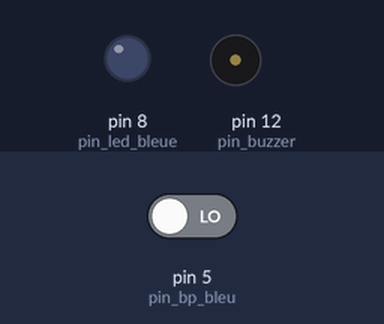
The sketch below on a simulated Arduino Uno, built with avr-gcc and run on an emulated ATmega328P. Parts: output pins drawn as LEDs (lit = HIGH), buzzer (waves = sounding). Dashed ring = blinking. The inputs (shaded band) are chosen by the test bench; at power-on: pin 5 (pin_bp_bleu) LOW.

Above: at 1.2 s.
1.3 s: pin 5 (pin_bp_bleu) driven HIGH
At 1.7 s:
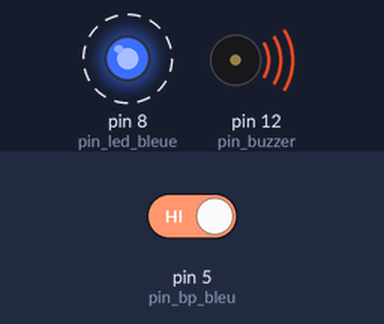
4.3 s: pin 5 (pin_bp_bleu) driven LOW
At 5.5 s:
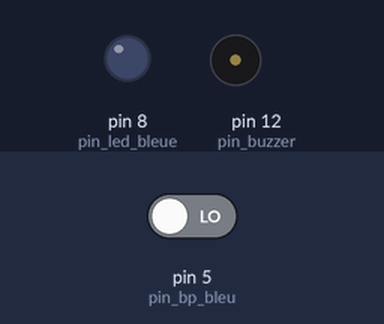
Timing chart, 0 to 7.3 s (numbered marks = the images above; inputs shaded):
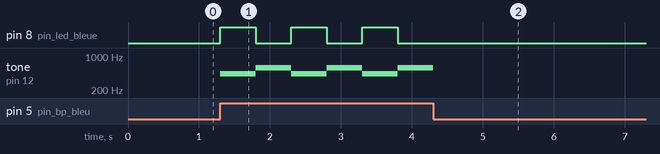

Measured:
- after the input at 1.3 s, pin 8 (pin_led_bleue): alternates HIGH for 0.50 s and LOW for 0.50 s, starting at once; tone on pin 12 (pin_buzzer): alternates 580 Hz for 0.50 s and 435 Hz for 0.50 s, starting at once
- after the input at 4.3 s, pin 8 (pin_led_bleue): stops changing and stays LOW

The sketch:

Defi_8.ino
```cpp
// (licence header left out)
const int pin_led_bleue = 8;
const int pin_bp_bleu = 5;
const int pin_buzzer = 12;

void setup(){
    pinMode(pin_bp_bleu,INPUT);
    pinMode(pin_led_bleue,OUTPUT);
    pinMode(pin_buzzer,OUTPUT);
}

void loop(){
    if(digitalRead(pin_bp_bleu) == HIGH){
        digitalWrite(pin_led_bleue,HIGH);
        tone(pin_buzzer,435,500);
        delay(500);
        digitalWrite(pin_led_bleue,LOW);
        tone(pin_buzzer,580,500);
        delay(500);
    }
}
```
